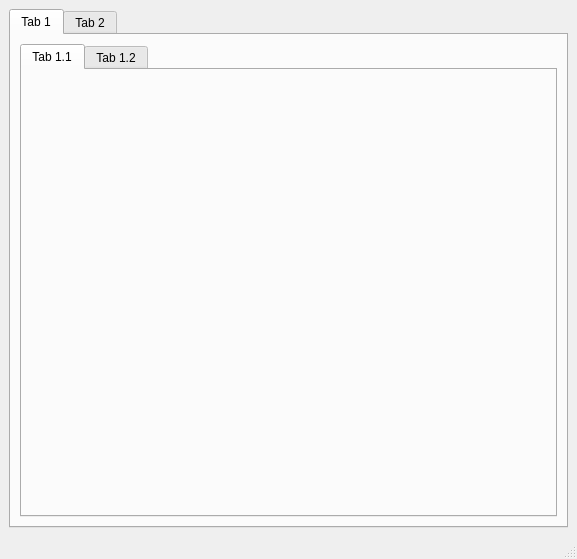
<?xml version="1.0" encoding="UTF-8"?>
<ui version="4.0">
 <class>MainWindow</class>
 <widget class="QMainWindow" name="MainWindow">
  <property name="geometry">
   <rect>
    <x>0</x>
    <y>0</y>
    <width>577</width>
    <height>559</height>
   </rect>
  </property>
  <property name="windowTitle">
   <string>MainWindow</string>
  </property>
  <widget class="QWidget" name="centralwidget">
   <layout class="QGridLayout" name="gridLayout">
    <item row="0" column="0">
     <widget class="QTabWidget" name="tabWidget_1">
      <property name="currentIndex">
       <number>0</number>
      </property>
      <widget class="QWidget" name="tab_1">
       <property name="toolTip">
        <string/>
       </property>
       <property name="statusTip">
        <string>Tab 1 selected</string>
       </property>
       <attribute name="title">
        <string>Tab 1</string>
       </attribute>
       <layout class="QVBoxLayout" name="verticalLayout">
        <item>
         <layout class="QVBoxLayout" name="verticalLayout_tab_1">
          <item>
           <widget class="QTabWidget" name="tabWidget_2">
            <property name="accessibleName">
             <string/>
            </property>
            <property name="currentIndex">
             <number>0</number>
            </property>
            <widget class="QWidget" name="tab_1_1">
             <property name="statusTip">
              <string>Tab 1.1 selected</string>
             </property>
             <attribute name="title">
              <string>Tab 1.1</string>
             </attribute>
             <layout class="QHBoxLayout" name="horizontalLayout"/>
            </widget>
            <widget class="QWidget" name="tab_1_2">
             <property name="statusTip">
              <string>Tab 1.2 selected</string>
             </property>
             <attribute name="title">
              <string>Tab 1.2</string>
             </attribute>
            </widget>
           </widget>
          </item>
         </layout>
        </item>
       </layout>
      </widget>
      <widget class="QWidget" name="tab_2">
       <property name="toolTip">
        <string/>
       </property>
       <property name="statusTip">
        <string>Tab 2 selected</string>
       </property>
       <attribute name="title">
        <string>Tab 2</string>
       </attribute>
      </widget>
     </widget>
    </item>
   </layout>
  </widget>
  <widget class="QMenuBar" name="menubar">
   <property name="geometry">
    <rect>
     <x>0</x>
     <y>0</y>
     <width>577</width>
     <height>21</height>
    </rect>
   </property>
  </widget>
  <widget class="QStatusBar" name="statusbar">
   <property name="statusTip">
    <string>Status bar</string>
   </property>
  </widget>
 </widget>
 <tabstops>
  <tabstop>tabWidget_2</tabstop>
 </tabstops>
 <resources/>
 <connections/>
</ui>
